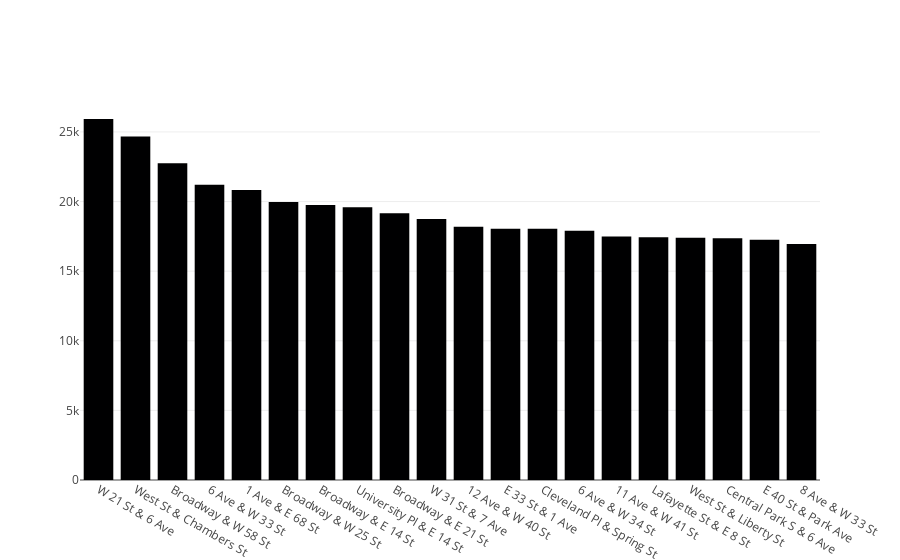

Here is the notebook cell this chart was saved with:
### Code cell
fig = go.Figure(go.Bar(x = top20['start_station_name'], y = top20['value']))
fig.show()

### Figure 1 — Plotly figure (JSON) as saved in the notebook; plotly's stock layout.template omitted (floating-point values rounded to 4 significant figures)
{"data": [{"type": "bar", "x": ["W 21 St & 6 Ave", "West St & Chambers St", "Broadway & W 58 St", "6 Ave & W 33 St", "1 Ave & E 68 St", "Broadway & W 25 St", "Broadway & E 14 St", "University Pl & E 14 St", "Broadway & E 21 St", "W 31 St & 7 Ave", "12 Ave & W 40 St", "E 33 St & 1 Ave", "Cleveland Pl & Spring St", "6 Ave & W 34 St", "11 Ave & W 41 St", "Lafayette St & E 8 St", "West St & Liberty St", "Central Park S & 6 Ave", "E 40 St & Park Ave", "8 Ave & W 33 St"], "y": [25930, 24670, 22755, 21208, 20828, 19971, 19752, 19593, 19161, 18751, 18182, 18043, 18042, 17910, 17497, 17430, 17401, 17364, 17261, 16946]}], "layout": {}}
